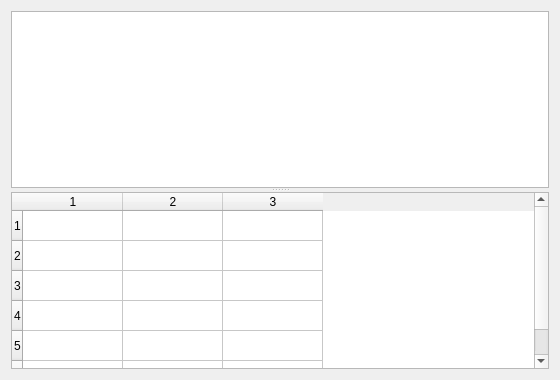
<?xml version="1.0" encoding="UTF-8"?>
<ui version="4.0"><class>Dialog</class><widget class="QDialog" name="Dialog"><property name="geometry"><rect><x>0</x><y>0</y><width>560</width><height>380</height></rect></property><property name="windowTitle"><string>#136 mixed/221_splitter_v</string></property><layout class="QVBoxLayout" name="verticalLayout"><property name="leftMargin"><number>11</number></property><property name="topMargin"><number>11</number></property><property name="rightMargin"><number>11</number></property><property name="bottomMargin"><number>11</number></property><property name="spacing"><number>6</number></property><item><widget class="QSplitter" name="splitter"><property name="orientation"><enum>Qt::Orientation::Vertical</enum></property><widget class="QListWidget" name="topList"></widget><widget class="QTableWidget" name="bottomTable"><property name="rowCount"><number>6</number></property><property name="columnCount"><number>3</number></property></widget></widget></item></layout></widget></ui>
